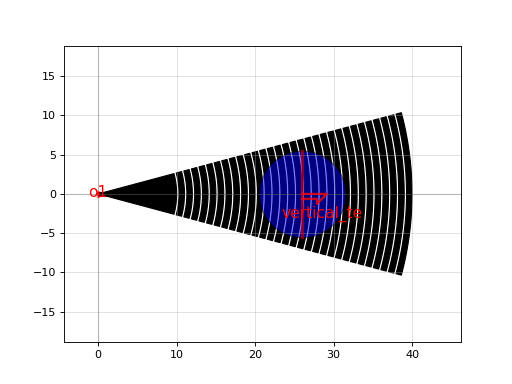

Reproduce this figure in Python.
import gdsfactory as gf

c = gf.components.grating_coupler_circular(taper_angle=30.0, taper_length=10.0, length=30.0, period=1.0, fill_factor=0.7, n_periods=30, bias_gap=0, port=(0.0, 0.0), layer_cladding='WGCLAD', direction='EAST', polarization='te', wavelength=1.55, fiber_marker_width=11.0, fiber_marker_layer='TE', cladding_offset=2.0, cross_section='strip')
c.plot()
